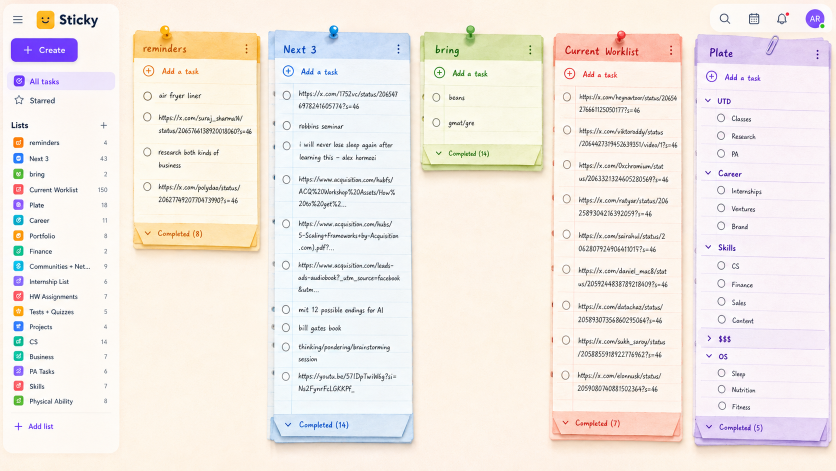
#> input picture assets/mockups/pad_light_mockup.png, 1672 x 941 px (shown at 1/2 size)
$ python generate-mockup-real-materials.py
#> lines starting #> are read from the running program, lines starting #| are printed output that depends on the picture; after the words box and inside, x2 and y2 are one past the last pixel; in counts of white or black regions, pixels touching at a corner belong together; pictures that were not available may be replaced by others from this repository, and a replacement may not be noted
from __future__ import annotations

import math
import random
from pathlib import Path
from zlib import crc32

from PIL import Image, ImageChops, ImageDraw, ImageEnhance, ImageFilter, ImageOps


ROOT = Path(__file__).resolve().parents[1]
OUT = ROOT / "public" / "sticky-materials" / "mockup-real"
MOCKUPS = ROOT / "assets" / "mockups"
SEED = 731_947

Tone = str
RGBA = tuple[int, int, int, int]
RGB = tuple[int, int, int]


LIST_COLORS: dict[str, dict[str, RGB]] = {
    "sun": {"base": (247, 171, 36), "light": (255, 219, 104), "ink": (143, 76, 2)},
    "sky": {"base": (49, 139, 221), "light": (146, 199, 246), "ink": (10, 77, 158)},
    "mint": {"base": (93, 169, 69), "light": (166, 216, 105), "ink": (37, 105, 24)},
    "coral": {"base": (235, 82, 70), "light": (255, 150, 128), "ink": (167, 35, 28)},
    "violet": {"base": (119, 79, 218), "light": (185, 151, 244), "ink": (73, 35, 166)},
    "ink": {"base": (128, 89, 56), "light": (184, 139, 95), "ink": (72, 43, 24)},
}


NOTE_COLORS: dict[str, tuple[RGB, RGB]] = {
    "sun": ((255, 237, 143), (245, 191, 48)),
    "sky": ((205, 234, 252), (113, 184, 231)),
    "mint": ((217, 241, 193), (137, 197, 111)),
    "coral": ((255, 211, 207), (236, 126, 128)),
    "violet": ((230, 211, 255), (178, 141, 230)),
    "ink": ((226, 194, 154), (155, 105, 68)),
}


def stable_seed(value: str) -> int:
    return SEED + crc32(value.encode("utf-8")) % 1_000_000


def clamp(value: float) -> int:
    return max(0, min(255, int(round(value))))


def rgba(rgb: RGB, alpha: int = 255) -> RGBA:
    return (rgb[0], rgb[1], rgb[2], alpha)


def mix_rgb(a: RGB, b: RGB, t: float) -> RGB:
    return tuple(clamp(a[i] * (1 - t) + b[i] * t) for i in range(3))  # type: ignore[return-value]


def mix_rgba(a: RGBA, b: RGBA, t: float) -> RGBA:
    return tuple(clamp(a[i] * (1 - t) + b[i] * t) for i in range(4))  # type: ignore[return-value]


def save(img: Image.Image, name: str, quality: int = 88) -> None:
    path = OUT / name
    path.parent.mkdir(parents=True, exist_ok=True)
    if path.suffix == ".webp":
        img.save(path, "WEBP", quality=quality, method=4)
        return
    img.save(path, optimize=True)


def autocontrast_luma(img: Image.Image, size: tuple[int, int], strength: float) -> Image.Image:
#> called with size = (1728, 1040), strength = 0.18
    luma = img.convert("L").resize(size, Image.Resampling.LANCZOS)
    luma = ImageOps.autocontrast(luma, cutoff=2)
    luma = ImageEnhance.Contrast(luma).enhance(1.55)
    neutral = Image.new("L", size, 128)
#> neutral: PIL image 1728x1040 L; every value is 128
    return Image.blend(neutral, luma, strength)


def mockup_luma(name: str, box: tuple[int, int, int, int], size: tuple[int, int], strength: float) -> Image.Image:
    source = MOCKUPS / name
    if not source.exists():
        return Image.new("L", size, 128)
    return autocontrast_luma(Image.open(source).crop(box), size, strength)


def textured_paper(
    size: tuple[int, int],
    base: RGBA,
    warm: RGBA,
    cool: RGBA,
    seed_name: str,
    *,
    fibers: int = 260,
    wrinkle_count: int = 16,
    mockup: Image.Image | None = None,
    dark: bool = False,
) -> Image.Image:
#> called with size = (1728, 1040), base = (255, 243, 224, 255), warm = (255, 231, 187, 255), cool = (236, 213, 180, 255), seed_name = 'canvas-light', fibers = 600, wrinkle_count = 28, dark = False
    rng = random.Random(stable_seed(seed_name))
    w, h = size
    base_img = Image.new("RGBA", size, base)

    noise_a = Image.effect_noise(size, rng.uniform(22, 34)).convert("L")
    noise_b = Image.effect_noise((max(64, w // 4), max(64, h // 4)), rng.uniform(35, 50)).convert("L")
    noise_b = noise_b.resize(size, Image.Resampling.BICUBIC).filter(ImageFilter.GaussianBlur(1.2))
#> noise_b: PIL image 1728x1040 L
    luma = ImageChops.add(ImageEnhance.Contrast(noise_a).enhance(0.8), ImageEnhance.Contrast(noise_b).enhance(0.35), scale=1.6)

    color_noise = ImageOps.colorize(luma, black=cool[:3], white=warm[:3]).convert("RGBA")
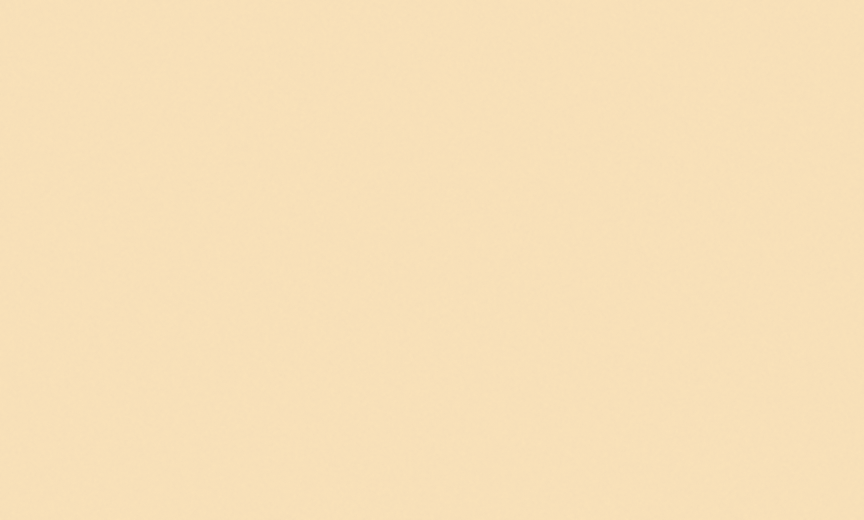
#> color_noise: PIL image 1728x1040 RGBA (shown at 1/2 size); mean R, G, B, A 247.3, 223.7, 183.9, 255
    img = Image.blend(base_img, color_noise, 0.18 if not dark else 0.23)

    if mockup is not None:
        paper_shadow = ImageOps.colorize(mockup, black=(0, 0, 0), white=(255, 255, 255)).convert("RGBA")
        img = Image.blend(img, paper_shadow, 0.07 if not dark else 0.1)

    overlay = Image.new("RGBA", size, (0, 0, 0, 0))
#> overlay: PIL image 1728x1040 RGBA; every value is 0
    draw = ImageDraw.Draw(overlay, "RGBA")

    for _ in range(fibers):
        x = rng.randint(-80, w + 80)
        y = rng.randint(0, h)
        length = rng.randint(12, 110)
        drift = rng.randint(-5, 8)
        alpha = rng.randint(4, 13) if not dark else rng.randint(3, 9)
        tone = warm if rng.random() > 0.45 else cool
        draw.line((x, y, x + length, y + drift), fill=(tone[0], tone[1], tone[2], alpha), width=rng.choice([1, 1, 1, 2]))

    for _ in range(wrinkle_count):
        x = rng.randint(-40, w)
        y = rng.randint(0, h)
        length = rng.randint(w // 5, w // 2)
        amp = rng.uniform(-10, 10)
        points = []
        for step in range(16):
            px = x + length * step / 15
            py = y + math.sin(step / 15 * math.pi * 2 + rng.random()) * amp
            points.append((px, py))
        draw.line(points, fill=(255, 255, 255, rng.randint(5, 12) if not dark else rng.randint(2, 6)), width=1)
        draw.line([(px, py + 2) for px, py in points], fill=(0, 0, 0, rng.randint(4, 9) if not dark else rng.randint(8, 18)), width=1)
#> this loop made 28 passes
#> (x, y, length, amp) on passes 1 to 12: (1022, 403, 493, -7.42), (572, 868, 562, -5.18), (1235, 243, 348, -5.17), (707, 334, 442, 2.57), (862, 902, 848, 4.39), (1441, 56, 558, -9.77), (1150, 96, 864, -1.1), (815, 377, 833, -7.64), (1483, 97, 860, 5.76), (896, 175, 537, -0.368), (1259, 753, 596, 9.52), (-17, 212, 724, -0.952)

    img = Image.alpha_composite(img, overlay.filter(ImageFilter.GaussianBlur(0.25)))
    return img


def irregular_mask(size: tuple[int, int], seed_name: str, jitter: int = 9, steps: int = 22, inset: int = 10) -> Image.Image:
    rng = random.Random(stable_seed(seed_name))
    w, h = size
    points: list[tuple[float, float]] = []

    for i in range(steps + 1):
        x = inset + (w - inset * 2) * i / steps
        points.append((x, inset + rng.randint(-jitter, jitter)))
    for i in range(1, steps + 1):
        y = inset + (h - inset * 2) * i / steps
        points.append((w - inset + rng.randint(-jitter, jitter), y))
    for i in range(steps, -1, -1):
        x = inset + (w - inset * 2) * i / steps
        points.append((x, h - inset + rng.randint(-jitter, jitter)))
    for i in range(steps, 0, -1):
        y = inset + (h - inset * 2) * i / steps
        points.append((inset + rng.randint(-jitter, jitter), y))

    mask = Image.new("L", size, 0)
    ImageDraw.Draw(mask).polygon(points, fill=255)
    return mask.filter(ImageFilter.GaussianBlur(1.45))


def shadowed_sprite(paper: Image.Image, mask: Image.Image, seed_name: str, *, shadow_alpha: int = 92) -> Image.Image:
    rng = random.Random(stable_seed(seed_name))
    w, h = paper.size
    sprite = Image.new("RGBA", (w, h), (0, 0, 0, 0))

    shadow_mask = mask.filter(ImageFilter.GaussianBlur(rng.uniform(7, 12)))
    shadow = Image.new("RGBA", (w, h), (0, 0, 0, shadow_alpha))
    sprite.alpha_composite(Image.composite(shadow, Image.new("RGBA", (w, h), (0, 0, 0, 0)), shadow_mask), (rng.randint(1, 4), rng.randint(4, 8)))

    paper = paper.copy()
    paper.putalpha(mask)
    sprite = Image.alpha_composite(sprite, paper)

    edge = Image.new("RGBA", (w, h), (0, 0, 0, 0))
    edge_mask = mask.filter(ImageFilter.FIND_EDGES).filter(ImageFilter.GaussianBlur(0.7))
    edge_color = Image.new("RGBA", (w, h), (94, 58, 26, 34))
    sprite = Image.alpha_composite(sprite, Image.composite(edge_color, edge, edge_mask))
    return sprite


# [6 lines left out: function apply_rounded_alpha, not called in this run]


def canvas(tone: Tone) -> None:
    dark = tone == "dark"
    size = (1728, 1040)
    base = (7, 13, 18, 255) if dark else (255, 243, 224, 255)
    warm = (51, 71, 84, 255) if dark else (255, 231, 187, 255)
    cool = (2, 5, 8, 255) if dark else (236, 213, 180, 255)
    mockup_name = "pad_dark_mockup.png" if dark else "pad_light_mockup.png"
    luma = mockup_luma(mockup_name, (300, 40, 1580, 900), size, 0.18)
    img = textured_paper(size, base, warm, cool, f"canvas-{tone}", fibers=600, wrinkle_count=28, mockup=luma, dark=dark)

    glow = Image.new("RGBA", size, (0, 0, 0, 0))
    g = ImageDraw.Draw(glow, "RGBA")
    if dark:
        g.ellipse((-240, -260, 620, 360), fill=(61, 111, 147, 34))
        g.ellipse((1080, 600, 1980, 1260), fill=(83, 53, 138, 28))
    else:
        g.ellipse((-180, -220, 560, 340), fill=(255, 205, 122, 58))
        g.ellipse((1040, 600, 1920, 1240), fill=(255, 193, 137, 36))
    img = Image.alpha_composite(img, glow.filter(ImageFilter.GaussianBlur(90)))
    save(img.convert("RGB"), f"canvas-{tone}.webp", quality=88)


def wood_panel(tone: Tone) -> None:
#> called with tone = 'light'
    dark = tone == "dark"
    w, h = (900, 1420)
    mock_name = "board_dark_mockup.png" if dark else "board_light_mockup.png"
    source = MOCKUPS / mock_name
    if source.exists():
        # Blank lower area from the third board in the mockup. It carries the
        # real board grain without task cards, pins, or sidebar artifacts.
        texture = Image.open(source).convert("RGB").crop((820, 438, 1048, 888))
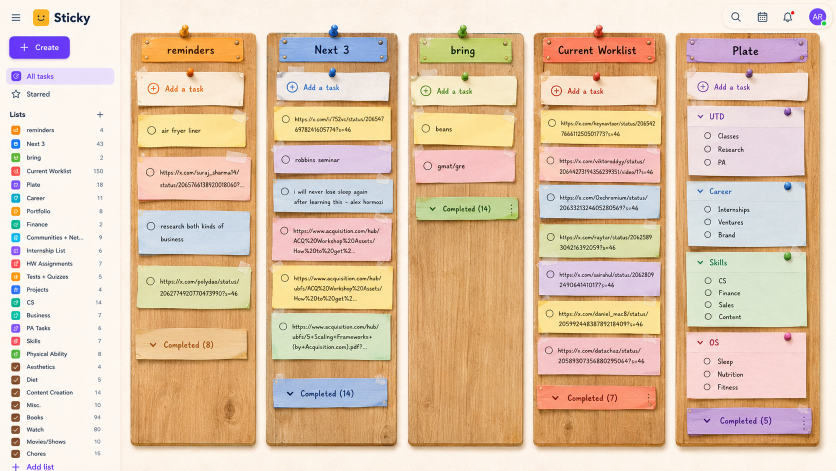
#> input picture assets/mockups/board_light_mockup.png, 1672 x 941 px (shown at 1/2 size)
        texture = texture.resize((w, h), Image.Resampling.BICUBIC)
#> texture: PIL image 900x1420 RGB
        texture = ImageEnhance.Contrast(texture).enhance(1.18 if not dark else 1.28)
        texture = ImageEnhance.Sharpness(texture).enhance(1.18)
        img = texture.convert("RGBA")
#> img: PIL image 900x1420 RGBA
    else:
        fallback = (52, 34, 24, 255) if dark else (198, 139, 74, 255)
        img = Image.new("RGBA", (w, h), fallback)

    draw = ImageDraw.Draw(img, "RGBA")
    for x in (w * 0.25, w * 0.5, w * 0.75):
        draw.line((x, 0, x, h), fill=(0, 0, 0, 38 if dark else 26), width=3)
        draw.line((x + 5, 0, x + 5, h), fill=(255, 236, 182, 8 if dark else 18), width=1)

    fine_noise = Image.effect_noise((w, h), 13).convert("L")
    fine = ImageOps.colorize(
        fine_noise,
        black=(21, 14, 9) if dark else (119, 75, 34),
        white=(120, 94, 70) if dark else (245, 188, 104),
    ).convert("RGBA")
    img = Image.blend(img, fine, 0.045 if not dark else 0.065)

    vignette = Image.new("RGBA", (w, h), (0, 0, 0, 0))
#> vignette: PIL image 900x1420 RGBA; every value is 0
    vd = ImageDraw.Draw(vignette, "RGBA")
    for i in range(44):
        vd.rounded_rectangle((i, i, w - i - 1, h - i - 1), radius=24, outline=(0, 0, 0, clamp((44 - i) * (2.1 if dark else 1.45))), width=1)
    img = Image.alpha_composite(img, vignette.filter(ImageFilter.GaussianBlur(5)))
    save(img.convert("RGB"), f"wood-panel-{tone}.webp", quality=90)


def pad_body(color: str, tone: Tone) -> None:
    dark = tone == "dark"
    accent = LIST_COLORS[color]
    if dark:
        base_rgb = mix_rgb(accent["base"], (5, 11, 15), 0.76)
        warm_rgb = mix_rgb(accent["light"], (27, 35, 38), 0.7)
        cool_rgb = mix_rgb(accent["base"], (0, 4, 7), 0.82)
    else:
        base_rgb = mix_rgb(accent["light"], (255, 250, 231), 0.72)
        warm_rgb = mix_rgb(accent["light"], (255, 236, 185), 0.35)
        cool_rgb = mix_rgb(accent["base"], (219, 205, 180), 0.74)

    size = (760, 1500)
    mock_name = "pad_dark_mockup.png" if dark else "pad_light_mockup.png"
    luma = mockup_luma(mock_name, (260, 120, 1520, 900), size, 0.16)
    paper = textured_paper(
        size,
        rgba(base_rgb, 246),
        rgba(warm_rgb, 255),
        rgba(cool_rgb, 255),
        f"pad-body-{color}-{tone}",
        fibers=460,
        wrinkle_count=24,
        mockup=luma,
        dark=dark,
    )
    draw = ImageDraw.Draw(paper, "RGBA")
    line = rgba(mix_rgb(accent["base"], (180, 180, 180), 0.4), 44 if not dark else 66)
    margin = rgba(accent["base"], 54 if not dark else 90)
    for y in range(132, size[1] - 72, 72):
        draw.line((34, y, size[0] - 34, y + random.Random(stable_seed(f"{color}-{tone}-{y}")).randint(-2, 2)), fill=line, width=2)
    draw.line((122, 58, 122, size[1] - 48), fill=margin, width=2)

    mask = irregular_mask(size, f"pad-body-mask-{color}-{tone}", jitter=2, steps=18, inset=18)
    sprite = shadowed_sprite(paper, mask, f"pad-body-shadow-{color}-{tone}", shadow_alpha=56 if not dark else 100)
    save(sprite, f"pad-body-{color}-{tone}.webp", quality=88)


def pad_header(color: str, tone: Tone) -> None:
    dark = tone == "dark"
    accent = LIST_COLORS[color]
    size = (760, 166)
    if dark:
        base = mix_rgb(accent["base"], (14, 14, 16), 0.58)
        warm = mix_rgb(accent["light"], (50, 36, 24), 0.55)
        cool = mix_rgb(accent["base"], (0, 0, 0), 0.72)
    else:
        base = mix_rgb(accent["light"], (255, 215, 124), 0.42)
        warm = mix_rgb(accent["light"], (255, 244, 199), 0.24)
        cool = mix_rgb(accent["base"], (196, 126, 32), 0.36)
    paper = textured_paper(size, rgba(base, 248), rgba(warm, 255), rgba(cool, 255), f"pad-header-{color}-{tone}", fibers=120, wrinkle_count=6, dark=dark)
    mask = irregular_mask(size, f"pad-header-mask-{color}-{tone}", jitter=2, steps=14, inset=10)
    sprite = shadowed_sprite(paper, mask, f"pad-header-shadow-{color}-{tone}", shadow_alpha=42 if not dark else 74)
    save(sprite, f"pad-header-{color}-{tone}.webp", quality=88)


def fold_bar(color: str, tone: Tone) -> None:
    dark = tone == "dark"
    accent = LIST_COLORS[color]
    size = (760, 130)
    if dark:
        base = mix_rgb(accent["base"], (6, 9, 11), 0.66)
        warm = mix_rgb(accent["light"], (43, 31, 21), 0.6)
        cool = (4, 6, 8)
    else:
        base = mix_rgb(accent["light"], (255, 234, 174), 0.45)
        warm = mix_rgb(accent["light"], (255, 250, 218), 0.22)
        cool = mix_rgb(accent["base"], (215, 169, 87), 0.42)
    paper = textured_paper(size, rgba(base, 244), rgba(warm, 255), rgba(cool, 255), f"fold-{color}-{tone}", fibers=90, wrinkle_count=5, dark=dark)
    fold_shadow = Image.new("RGBA", size, (0, 0, 0, 0))
    draw = ImageDraw.Draw(fold_shadow, "RGBA")
    draw.polygon((0, 18, size[0] - 52, 0, size[0], size[1], 42, size[1]), fill=(0, 0, 0, 0))
    draw.line((0, 18, 42, size[1]), fill=(0, 0, 0, 60 if dark else 34), width=3)
    draw.line((size[0] - 52, 0, size[0], size[1]), fill=(0, 0, 0, 54 if dark else 28), width=3)
    draw.rectangle((0, size[1] - 22, size[0], size[1]), fill=(0, 0, 0, 44 if dark else 24))
    paper = Image.alpha_composite(paper, fold_shadow.filter(ImageFilter.GaussianBlur(4)))
    mask = Image.new("L", size, 0)
    ImageDraw.Draw(mask).polygon((0, 18, size[0] - 52, 0, size[0], size[1] - 12, 34, size[1]), fill=255)
    paper.putalpha(mask.filter(ImageFilter.GaussianBlur(0.3)))
    save(paper, f"fold-{color}-{tone}.webp", quality=88)


def note_sprite(color: str, tone: Tone, variant: int) -> None:
    dark = tone == "dark"
    top, bottom = NOTE_COLORS[color]
    if dark:
        top = mix_rgb(top, (12, 14, 16), 0.62)
        bottom = mix_rgb(bottom, (8, 9, 11), 0.68)
    size = (760, 270)
    base = mix_rgb(top, bottom, 0.38)
    paper = textured_paper(
        size,
        rgba(base, 245),
        rgba(top, 255),
        rgba(bottom, 255),
        f"note-{color}-{tone}-{variant}",
        fibers=170,
        wrinkle_count=10,
        dark=dark,
    )
    wash = Image.new("RGBA", size, (0, 0, 0, 0))
    wd = ImageDraw.Draw(wash, "RGBA")
    wd.rectangle((0, 0, size[0], size[1] // 2), fill=(255, 255, 255, 30 if not dark else 8))
    wd.rectangle((0, size[1] - 42, size[0], size[1]), fill=(0, 0, 0, 22 if not dark else 44))
    paper = Image.alpha_composite(paper, wash.filter(ImageFilter.GaussianBlur(16)))
    mask = irregular_mask(size, f"note-mask-{color}-{tone}-{variant}", jitter=3 + variant, steps=16, inset=20)
    sprite = shadowed_sprite(paper, mask, f"note-shadow-{color}-{tone}-{variant}", shadow_alpha=62 if not dark else 104)
    save(sprite, f"note-{color}-{tone}-{variant}.webp", quality=88)


def quick_note(tone: Tone) -> None:
    dark = tone == "dark"
    size = (760, 180)
    base = (36, 31, 26, 236) if dark else (255, 244, 221, 244)
    warm = (74, 58, 42, 255) if dark else (255, 252, 238, 255)
    cool = (18, 18, 18, 255) if dark else (220, 188, 144, 255)
    paper = textured_paper(size, base, warm, cool, f"quick-note-{tone}", fibers=120, wrinkle_count=6, dark=dark)
#> call 2 of textured_paper, with size = (760, 180), base = (255, 244, 221, 244), warm = (255, 252, 238, 255), cool = (220, 188, 144, 255), seed_name = 'quick-note-light', fibers = 120, wrinkle_count = 6, dark = False
#> in textured_paper (call 2), `noise_b = noise_b.resize(size, Image.Resampling.BICUBIC).filter(ImageF..`:
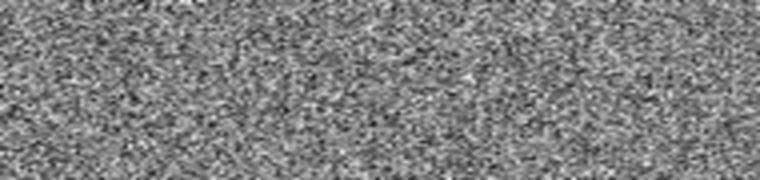
#> noise_b: PIL image 760x180 L; min 20, max 236, mean 127.9
#> in textured_paper (call 2), `luma = ImageChops.add(ImageEnhance.Contrast(noise_a).enhance(0.8), Ima..`:
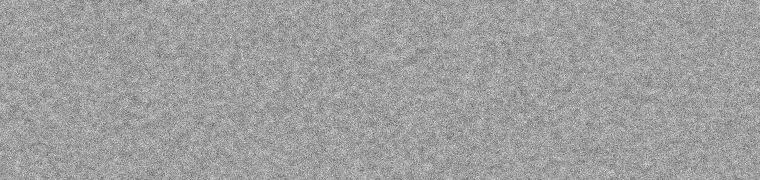
#> luma: PIL image 760x180 L; min 81, max 228, mean 158.6
#> in textured_paper (call 2), `color_noise = ImageOps.colorize(luma, black=cool[:3], white=warm[:3])...`:
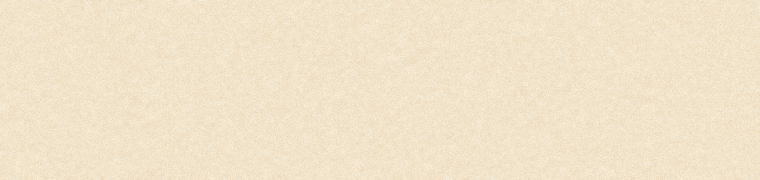
#> color_noise: PIL image 760x180 RGBA; mean R, G, B, A 241.3, 227.3, 201.9, 255
#> in textured_paper (call 2), `overlay = Image.new("RGBA", size, (0, 0, 0, 0))`: overlay: PIL image 760x180 RGBA; every value is 0
#> the loop in textured_paper (call 2), `for _ in range(wrinkle_count):` made 6 passes
#> (x, y, length, amp) on passes 1 to 6: (202, 110, 208, 3.3), (464, 113, 297, 2.67), (701, 153, 313, 9.94), (585, 118, 321, -8.87), (185, 52, 229, 6.88), (269, 159, 193, 0.426)
    mask = irregular_mask(size, f"quick-note-mask-{tone}", jitter=3, steps=14, inset=14)
#> in irregular_mask, `mask = Image.new("L", size, 0)`: mask: PIL image 760x180 L; every value is 0
#> in irregular_mask, `ImageDraw.Draw(mask).polygon(points, fill=255)`:
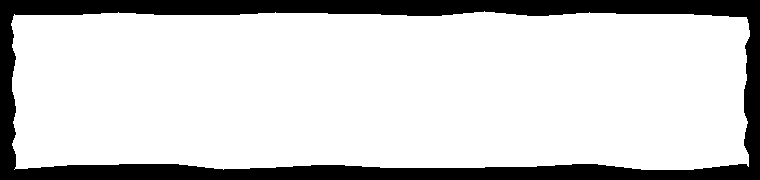
#> mask: PIL image 760x180 L; 81.6% white; 1 black region, box (x1, y1, x2, y2) and area: (0, 0, 760, 180) 25116
    sprite = shadowed_sprite(paper, mask, f"quick-note-shadow-{tone}", shadow_alpha=58 if not dark else 98)
#> in shadowed_sprite, `sprite = Image.alpha_composite(sprite, paper)`:
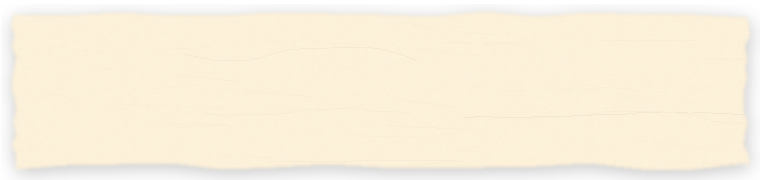
#> sprite: PIL image 760x180 RGBA; mean R, G, B, A 211.5, 201.8, 182.2, 210.8; transparent parts drawn white
    save(sprite, f"quick-note-{tone}.webp", quality=88)


def tape(tone: Tone, variant: int) -> None:
    dark = tone == "dark"
    rng = random.Random(stable_seed(f"tape-{tone}-{variant}"))
    size = (360, 104)
    img = Image.new("RGBA", size, (0, 0, 0, 0))
    draw = ImageDraw.Draw(img, "RGBA")
    base = (236, 225, 197, 116) if not dark else (190, 176, 154, 88)
    hi = (255, 255, 242, 78) if not dark else (255, 245, 220, 36)
    left = rng.randint(10, 24)
    points = [
        (left, rng.randint(8, 18)),
        (size[0] - rng.randint(22, 36), rng.randint(4, 14)),
        (size[0] - rng.randint(10, 20), size[1] - rng.randint(14, 26)),
        (rng.randint(7, 18), size[1] - rng.randint(6, 18)),
    ]
    draw.polygon(points, fill=base)
    for _ in range(150):
        x = rng.randint(8, size[0] - 8)
        y = rng.randint(7, size[1] - 8)
        draw.line((x, y, x + rng.randint(10, 48), y + rng.randint(-4, 4)), fill=hi, width=1)
    draw.line((points[0][0] + 4, points[0][1] + 1, points[1][0] - 5, points[1][1] + 1), fill=(255, 255, 255, 42), width=2)
    img = img.filter(ImageFilter.GaussianBlur(0.2))
    save(img, f"tape-{tone}-{variant}.png")


def pin(color: str) -> None:
    rgb = LIST_COLORS[color]["base"]
    size = (180, 180)
    img = Image.new("RGBA", size, (0, 0, 0, 0))
    shadow = Image.new("RGBA", size, (0, 0, 0, 0))
    sd = ImageDraw.Draw(shadow, "RGBA")
    sd.ellipse((58, 94, 136, 130), fill=(0, 0, 0, 92))
    sd.rectangle((84, 76, 98, 138), fill=(0, 0, 0, 78))
    img = Image.alpha_composite(img, shadow.filter(ImageFilter.GaussianBlur(8)))
    draw = ImageDraw.Draw(img, "RGBA")
    draw.rectangle((84, 74, 97, 135), fill=(70, 45, 28, 205))
    draw.ellipse((43, 31, 135, 123), fill=rgba(mix_rgb(rgb, (48, 20, 12), 0.24)))
    draw.ellipse((54, 25, 127, 99), fill=rgba(rgb))
    draw.ellipse((65, 34, 91, 58), fill=(255, 255, 244, 160))
    draw.ellipse((98, 74, 122, 96), fill=(0, 0, 0, 44))
    draw.ellipse((53, 25, 128, 100), outline=(255, 255, 255, 62), width=3)
    save(img, f"pin-{color}.png")


def paperclip() -> None:
    size = (120, 270)
    img = Image.new("RGBA", size, (0, 0, 0, 0))
    draw = ImageDraw.Draw(img, "RGBA")
    color = (139, 98, 222, 230)
    shadow = Image.new("RGBA", size, (0, 0, 0, 0))
    sd = ImageDraw.Draw(shadow, "RGBA")
    sd.rounded_rectangle((34, 10, 88, 250), radius=28, outline=(0, 0, 0, 120), width=13)
    img = Image.alpha_composite(img, shadow.filter(ImageFilter.GaussianBlur(5)))
    draw.rounded_rectangle((30, 8, 82, 244), radius=27, outline=color, width=10)
    draw.rounded_rectangle((45, 42, 68, 222), radius=18, outline=(185, 151, 244, 230), width=7)
    draw.line((56, 216, 75, 250), fill=(80, 45, 150, 190), width=7)
    glint = Image.new("RGBA", size, (0, 0, 0, 0))
    gd = ImageDraw.Draw(glint, "RGBA")
    gd.line((37, 28, 56, 14), fill=(255, 255, 255, 118), width=4)
    img = Image.alpha_composite(img, glint.filter(ImageFilter.GaussianBlur(0.5)))
    save(img, "paperclip-violet.png")


def main() -> None:
    OUT.mkdir(parents=True, exist_ok=True)
    for existing in OUT.iterdir():
        if existing.is_file():
            existing.unlink()

    for tone in ("light", "dark"):
        canvas(tone)
        wood_panel(tone)
        quick_note(tone)
        for variant in range(1, 4):
            tape(tone, variant)

    for color in LIST_COLORS:
        pin(color)
        for tone in ("light", "dark"):
            pad_body(color, tone)
            pad_header(color, tone)
            fold_bar(color, tone)
            for variant in range(1, 4):
                note_sprite(color, tone, variant)

    paperclip()


if __name__ == "__main__":
    main()
